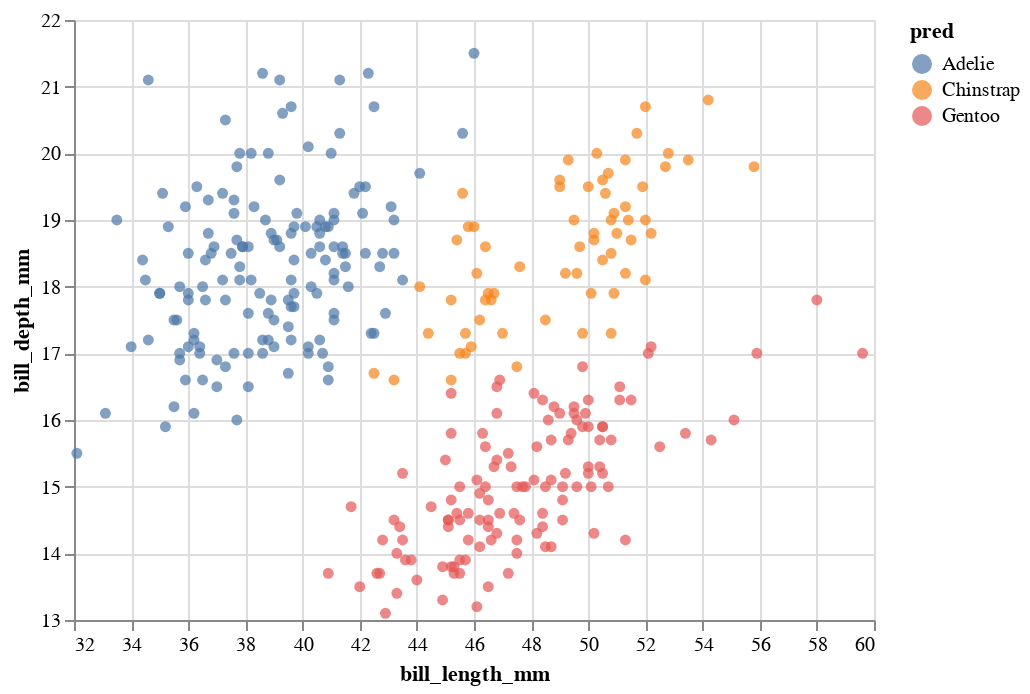

Notebook cell for this chart:
### Code cell
alt.Chart(df).mark_circle().encode(
    x=alt.X(cols[0], scale=alt.Scale(zero=False)),
    y=alt.Y(cols[1], scale=alt.Scale(zero=False)),
    color="pred"
)

### Figure 1 — Vega-Lite specification as saved in the notebook (floating-point values rounded to 4 significant figures; data arrays with more than 128 entries replaced by an {"elided": "..."} marker saying what was removed)
{"config": {"view": {"continuousWidth": 400, "continuousHeight": 300}}, "data": {"name": "data-3aa4250e5c620061572c2d99c364ddec"}, "mark": "circle", "encoding": {"color": {"field": "pred", "type": "nominal"}, "x": {"field": "bill_length_mm", "scale": {"zero": false}, "type": "quantitative"}, "y": {"field": "bill_depth_mm", "scale": {"zero": false}, "type": "quantitative"}}, "$schema": "https://vega.github.io/schema/vega-lite/v4.17.0.json", "datasets": {"data-3aa4250e5c620061572c2d99c364ddec": {"elided": "333 records"}}}
